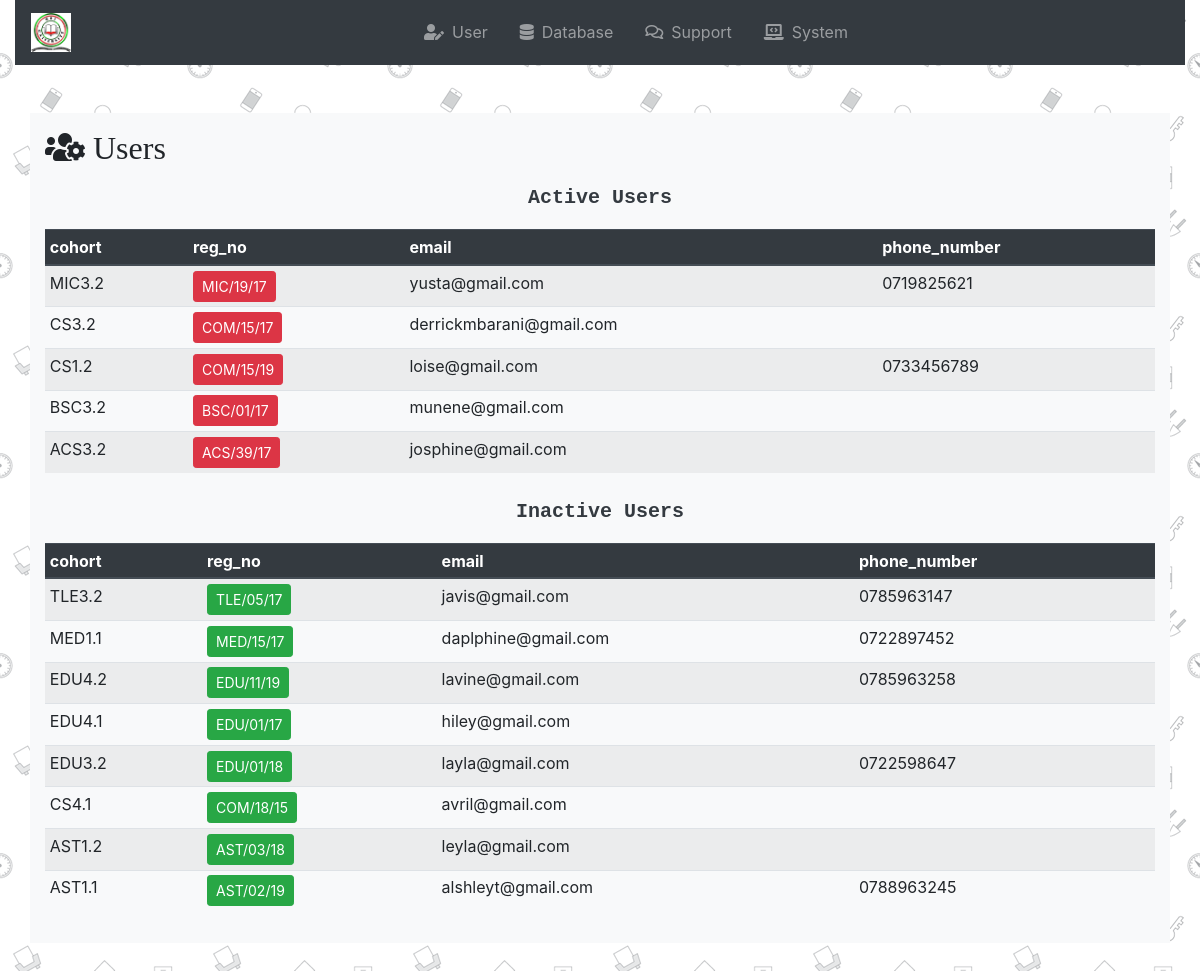
Screenshot of /pageAction/pages/index.php with the database file from the repository.
### tables this page shows
CREATE TABLE `classrep` (
  `reg_no` varchar(15) NOT NULL,
  `cohort` varchar(30) NOT NULL,
  `name` varchar(255) DEFAULT NULL,
  `email` varchar(255) DEFAULT NULL,
  `phone_number` varchar(13) DEFAULT NULL,
  `password` varchar(255) DEFAULT NULL,
  `active` enum('0','1') DEFAULT '0',
  PRIMARY KEY (`cohort`),
  UNIQUE KEY `cohort` (`cohort`),
  UNIQUE KEY `cohort_2` (`cohort`),
  UNIQUE KEY `reg_no` (`reg_no`)
);

### pageAction/pages/adminpages/user.inc.php (the view, shortened to what this page needs)
<!DOCTYPE html>
<html lang='en'>
<h2><i class="fas fa-users-cog"><span class="pl-2 font-weight-light">Users<span></i></h2>
<?php
$connect=mysqli_connect('localhost','root','derrick8','school_venue_management_system');
$result=mysqli_query($connect,"SELECT cohort, reg_no, email, phone_number FROM classrep WHERE active='1' AND reg_no NOT REGEXP '^sysadmin' ORDER BY cohort DESC");
$numRows=mysqli_num_rows($result);
    for($i=0; $i<$numRows; $i++){
        $info[]=mysqli_fetch_assoc($result);
    }
?>
<div class="table-responsive">
<p class="text-center text-monospace lead font-weight-bold text-dark pt-2">Active Users</p>
<table class="table table-sm mx-auto table-striped">
    <thead class="thead-dark">
        <tr>
            <th>cohort</th>
            <th>reg_no</th>
            <th>email</th>
            <th>phone_number</th>
        </tr>
    </thead>
    <tbody>
        <?php
        for($i=0; $i<$numRows; $i++){
        ?>
        <tr>
        <?php
            echo '<td>'.$info[$i]['cohort'].'</td><td><button type="submit" class="btn btn-sm btn-danger" data-toggle="modal" data-target="#deactivate_users">'.$info[$i]['reg_no'].'</button></td><td>'.$info[$i]['email'].'</td><td>'.$info[$i]['phone_number'].'</td>';
        ?>
        </tr>
        <?php
        }
        ?>
    </tbody>
</table>
</div>
<?php
unset($info);
$result=mysqli_query($connect,"SELECT cohort, reg_no, email, phone_number FROM classrep WHERE active='0' ORDER BY cohort DESC");
$numRows=mysqli_num_rows($result);
    for($i=0; $i<$numRows; $i++){
        $info[]=mysqli_fetch_assoc($result);
    }
?>
<div class="table-responsive">
<p class="text-center text-monospace lead font-weight-bold text-dark pt-2">Inactive Users</p>
<table class="table table-sm mx-auto table-striped">
    <thead class="thead-dark">
        <tr>
            <th>cohort</th>
            <th>reg_no</th>
            <th>email</th>
            <th>phone_number</th>
        </tr>
    </thead>
    <tbody>
        <?php
        for($i=0; $i<$numRows; $i++){
        ?>
        <tr>
        <?php
            echo '<td>'.$info[$i]['cohort'].'</td><td><button type="submit" class="btn btn-sm btn-success" data-toggle="modal" data-target="#activate_users">'.$info[$i]['reg_no'].'</button></td><td>'.$info[$i]['email'].'</td><td>'.$info[$i]['phone_number'].'</td>';
        ?>
        </tr>
        <?php
        }
        ?>
    </tbody>
</table>
</div>
</div>

### pageAction/pages/index.php (shortened to what this page needs)
<!DOCTYPE html>
<html>
<head>
	<link href="../../css/all.css" rel="stylesheet" type="text/css"/>
	<link rel="stylesheet" href="https://maxcdn.bootstrapcdn.com/bootstrap/4.3.1/css/bootstrap.min.css">
</head>
<body style="background-image:url(../../img/doodles.png)">
<div class="container-fluid">
<nav class="navbar navbar-expand-md bg-dark navbar-dark sticky-top">
	<a class="navbar-brand" href="https://www.mu.ac.ke/index.php/en/">
		<img src="../../img/mulogo.png" alt="Logo" style="width:40px;">
	</a>
	<div class="collapse navbar-collapse justify-content-center" id="collapsibleNavbar">
		<ul class="navbar-nav">
		<span class="navbar-text pl-4 d-none d-md-block"><i class="fas fa-user-edit"></i></span>
		<li class="nav-item"><a class="nav-link" href="#">User</a></li>
		<span class="navbar-text pl-4 d-none d-md-block"><i class="fas fa-database"></i></span>
		<li class="nav-item"><a class="nav-link" href="adminpages/database.inc.php" target="_blank">Database</a></li>
		<span class="navbar-text pl-4 d-none d-md-block"><i class="far fa-comments" target="_blank"></i></span>
		<li class="nav-item"><a class="nav-link" href="adminpages/support.inc.php"  target="_blank">Support</a></li>
		<span class="navbar-text pl-4 d-none d-md-block"><i class="fas fa-laptop-code"></i></span>
		<li class="nav-item"><a class="nav-link" href="../index.php" target="_blank">System</a></li>
		</ul>
	</div>
</nav>
</div>
<div class="main">
<div class="container my-5 py-3 bg-light">
<?php require_once("adminpages/user.inc.php");?>
</div>
</body>
</html>

### css/all.css (style rules this page uses)
.fa, .fas, .far, .fal, .fab { -moz-osx-font-smoothing: grayscale; -webkit-font-smoothing: antialiased; display: inline-block; font-style: normal; font-variant: normal; text-rendering: auto; line-height: 1; }
.fa-comments:before { content: "\f086"; }
.fa-database:before { content: "\f1c0"; }
.fa-laptop-code:before { content: "\f5fc"; }
.fa-user-edit:before { content: "\f4ff"; }
.fa-users-cog:before { content: "\f509"; }
.far { font-family: 'Font Awesome 5 Free'; font-weight: 400; }
.fa, .fas { font-family: 'Font Awesome 5 Free'; font-weight: 900; }

### rows the page displays
classrep: cohort "MIC3.2", reg_no "MIC/19/17", email "yusta@gmail.com", phone_number "0719825621"
classrep: cohort "CS3.2", reg_no "COM/15/17", email "derrickmbarani@gmail.com"
classrep: cohort "CS1.2", reg_no "COM/15/19", email "loise@gmail.com", phone_number "0733456789"
classrep: cohort "BSC3.2", reg_no "BSC/01/17", email "munene@gmail.com"
classrep: cohort "ACS3.2", reg_no "ACS/39/17", email "josphine@gmail.com"
classrep: cohort "TLE3.2", reg_no "TLE/05/17", email "javis@gmail.com", phone_number "0785963147"
classrep: cohort "MED1.1", reg_no "MED/15/17", email "daplphine@gmail.com", phone_number "0722897452"
classrep: cohort "EDU4.2", reg_no "EDU/11/19", email "lavine@gmail.com", phone_number "0785963258"
classrep: cohort "EDU4.1", reg_no "EDU/01/17", email "hiley@gmail.com"
classrep: cohort "EDU3.2", reg_no "EDU/01/18", email "layla@gmail.com", phone_number "0722598647"
classrep: cohort "CS4.1", reg_no "COM/18/15", email "avril@gmail.com"
classrep: cohort "AST1.2", reg_no "AST/03/18", email "leyla@gmail.com"
classrep: cohort "AST1.1", reg_no "AST/02/19", email "alshleyt@gmail.com", phone_number "0788963245"
